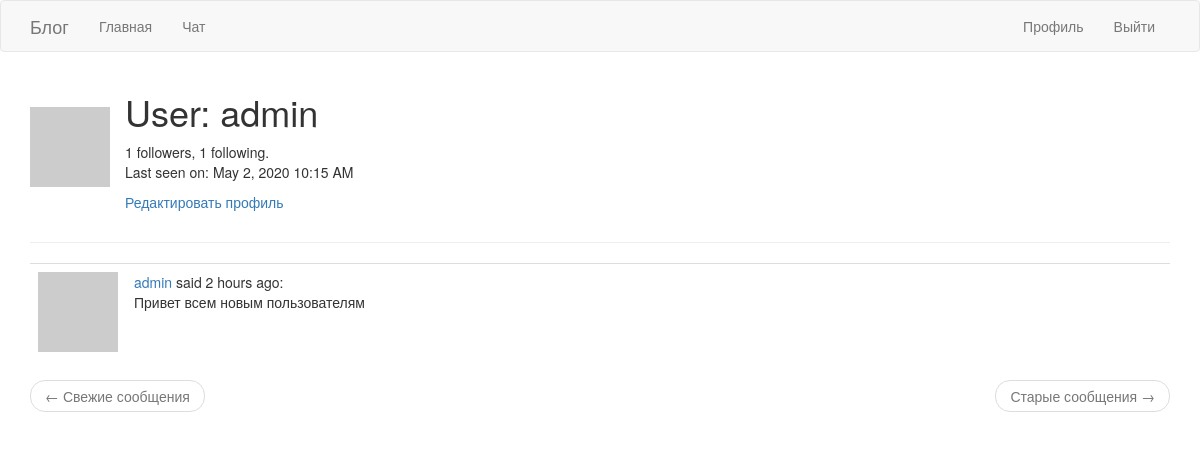
Before: /user/admin (signed in) with the older database file.
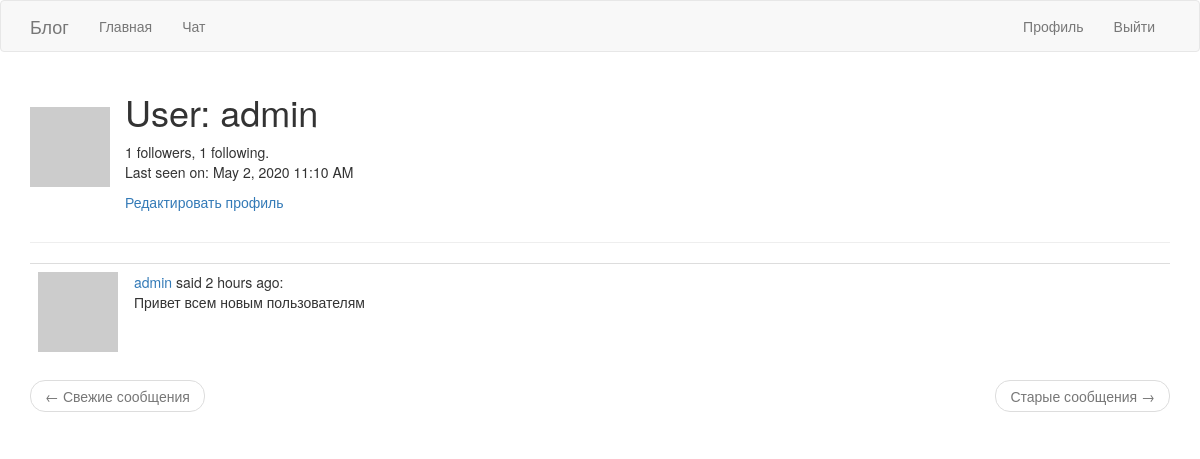
After: the same page with the newer database file.
### app/models.py (models this page shows, shortened)
class User(UserMixin, db.Model):
    id = db.Column(db.Integer, primary_key=True)
    username = db.Column(db.String(64), index=True, unique=True)
    email = db.Column(db.String(120), index=True, unique=True)
    password_hash = db.Column(db.String(128))
    posts = db.relationship('Post', backref='author', lazy='dynamic')
    about_me = db.Column(db.String(140))
    last_seen = db.Column(db.DateTime, default=datetime.utcnow)
    subscribe = db.relationship(
        'User', secondary=followers,
        primaryjoin=(followers.c.follower_id == id),
        secondaryjoin=(followers.c.subscribe_id == id),
        backref=db.backref('followers', lazy='dynamic'), lazy='dynamic')
    def avatar(self, size):
        digest = md5(self.email.lower().encode('utf-8')).hexdigest()
        return f"https://www.gravatar.com/avatar/{digest}?d=identicon&s={size}"

class Post(db.Model):
    id = db.Column(db.Integer, primary_key=True)
    body = db.Column(db.String(140))
    timestamp = db.Column(db.DateTime, index=True, default=datetime.utcnow)
    user_id = db.Column(db.Integer, db.ForeignKey('user.id'))

### app/routes.py (the view)
@app.route('/user/<username>')
@login_required
def user(username):
    user = User.query.filter_by(username=username).first_or_404()
    page = request.args.get('page', 1, type=int)
    posts = user.posts.order_by(Post.timestamp.desc()).paginate(
        page, app.config['POSTS_PER_PAGE'], False)
    next_url = url_for('user', username=user.username, page=posts.next_num) \
        if posts.has_next else None
    prev_url = url_for('user', username=user.username, page=posts.prev_num) \
        if posts.has_prev else None
    return render_template('user.html', user=user, posts=posts.items, prev_url=prev_url, next_url=next_url)

### app/models.py (called while the page is built)
@login.user_loader
def load_user(id):
    return User.query.get(int(id))

### app/routes.py (called while the page is built)
@app.before_request
def before_request():
    if current_user.is_authenticated:
        current_user.last_seen = datetime.utcnow()
        db.session.commit()

### app/templates/user.html (shortened to what this page needs)
{% extends "base.html" %}
{% block app_content %}
        <div style="display: flex;
    align-items: center;">
            <div>
                <img src="{{ user.avatar(128) }}" alt="">
            </div>
            <div style="margin-left: 15px;">
                <h1>User: {{ user.username }}</h1>
                {{ user.followers.count() }} followers, {{ user.subscribe.count() }} following.
                {% if user.last_seen %}<p>Last seen on: {{ moment(user.last_seen).format('LLL') }}</p>{% endif %}
            {% if user == current_user %} <p><a href="{{ url_for('edit_profile') }}">Редактировать профиль</a></p>
                {% elif not current_user.is_following(user) %}
                <a href="{{ url_for('follow', username=user.username) }}">Подписаться</a>
                {% else %}
                <a href="{{ url_for('unfollow', username=user.username) }}">Отписаться</a>
            {% endif %}
            </div>
        </div>
    <hr>
    {% for post in posts %}
        {% include '_post.html' %}
    {% endfor %}
    <nav aria-label="...">
            <ul class="pager">
                <li class="previous{% if not prev_url %} disabled{% endif %}">
                    <a href="{{ prev_url or '#' }}">
                        <span aria-hidden="true">&larr;</span> Свежие сообщения
                    </a>
                </li>
                <li class="next{% if not next_url %} disabled{% endif %}">
                    <a href="{{ next_url or '#' }}">
                        Старые сообщения <span aria-hidden="true">&rarr;</span>
                    </a>
                </li>
            </ul>
        </nav>
{% endblock %}

### app/templates/base.html (shortened to what this page needs)
{% extends 'bootstrap/base.html' %}
{% block navbar %}
    <nav class="navbar navbar-default">
        <div class="container">
            <div class="navbar-header">
                <a class="navbar-brand" href="{{ url_for('index') }}">Блог</a>
            </div>
            <div class="collapse navbar-collapse" id="bs-example-navbar-collapse-1">
                <ul class="nav navbar-nav">
                    <li><a href="{{ url_for('index') }}">Главная</a></li>
                    <li><a href="{{ url_for('explore') }}">Чат</a></li>
                </ul>
                <ul class="nav navbar-nav navbar-right">
                    {% if current_user.is_anonymous %}
                    <li><a href="{{ url_for('login') }}">Вход</a></li>
                    {% else %}
                    <li><a href="{{ url_for('user', username=current_user.username) }}">Профиль</a></li>
                    <li><a href="{{ url_for('logout') }}">Выйти</a></li>
                    {% endif %}
                </ul>
            </div>
        </div>
    </nav>
{% endblock %}
{% block content %}
    <div class="container">
        {% block app_content %}{% endblock %}
    </div>
{% endblock %}

### app/templates/_post.html
<table class="table ">
    <tr>
        <td width="70px">
            <a href="{{ url_for('user', username=post.author.username) }}">
                <img src="{{ post.author.avatar(70) }}" />
            </a>
        </td>
        <td>
            <a href="{{ url_for('user', username=post.author.username) }}">
                {{ post.author.username }}
            </a>
            said {{ moment(post.timestamp).fromNow() }}:
            <br>
            {{ post.body }}
        </td>
    </tr>
</table>

Changed rows visible on the page:
changed User "admin": last_seen "May 2, 2020 10:15 AM" → "May 2, 2020 11:10 AM"
